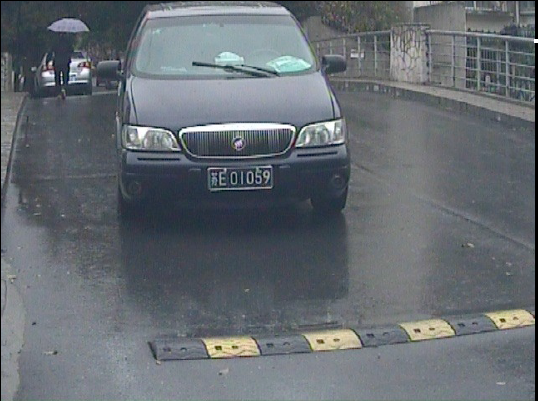
//> input picture test2.BMP, 538 x 401 px
$ ./main   (built with g++ and OpenCV 4)
//> lines starting //> are read from the running program, lines starting //| are printed output that depends on the picture; after the words box and inside, x2 and y2 are one past the last pixel; in counts of white or black regions, pixels touching at a corner belong together
### settings.hpp
//
// Created by 陈钧衍 on 15/5/20.
//
#include <string>
#ifndef LPR_SETTINGS_HPP
#define LPR_SETTINGS_HPP
using namespace std;

/*
 * 项目路径
 */
const string PROJECT_PATH =  "/Users/WinKaR/ClionProjects/LPR/";
/*
 * 有效连续跳变的最大长度, 最小长度
 */
const int JUMP_LENGTH_MAX = 80;
const int JUMP_LENGTH_MIN = 50;


/*
 * 两个连续跳变之间的最长距离
 */
const int JUMP_INTERVAL = 10;


/*
 * 二值化后的最大值
 */
const int MAX_VALUE = 255;

/*
 * 竖直连续跳变线段的同侧端点之间允许的最大距离
 */
const int BOUND_INTERVAL = 20;

/*
 * 车牌可能的竖直高度上下限
 */
const int PLATE_WIDTH_MIN = 10;
const int PLATE_WIDTH_MAX = 20;

/*
 * 找到车牌之后, 竖直方向和水平方向的扩展长度.
 */
const int EXPAND_TOP = 5;
const int EXPAND_BOTTOM = 10;
const int EXPAND_HORIZONTAL = 0;

/*
 * hough变换中使用的常量
 * 参考opencv文档
 */
const int LINE_THRESHOLD = 50;
const double MIN_LINE_LENGTH = 60;
const double MAX_LINE_GAP = 30;


/*
 * 车牌水平投影阈值
 * 车牌竖直投影阈值
 * 切分字符时的阈值
 * 对字符1的扩展
 */
const int HORIZONTAL_THRESHOLD = 15;
const int VERTICAL_THRESHOLD = 10;
const int CHAR_THRESHOLD = 1;
const int CHAR_ONE_WIDTH = 3;
const int EXPAND_ONE = 2;


#endif //LPR_SETTINGS_HPP

### main.cpp
#include "opencv2/core.hpp"
#include "opencv2/imgproc.hpp"
#include "opencv2/highgui.hpp"
#include <iostream>
#include <fstream>
#include "settings.hpp"
using namespace cv;
using namespace std;

/*
 * 使用的诸多常量和阈值定义在settings.hpp当中
 */


/*
 * 使用原图生成边缘图像
 * 1. 灰度化
 * 2. Sobel算子边缘检测(为了检测竖直边缘)
 * 3. 二值化(OTSU)
 */
Mat getEdge(Mat& image);


int main()
{
    cout << "Built with OpenCV " << CV_VERSION << endl;


    Mat image = imread(PROJECT_PATH + "test2.BMP");
//> image is the input picture: 401 rows x 538 cols, CV_8UC3; mean B, G, R 113.8, 108, 101.8
    if (image.empty()) {
        cout << "image not found!"<<endl;
        return 1;
    }


    Mat edge = getEdge(image);
//> in getEdge, `cvtColor(image, gray, COLOR_BGR2GRAY);`:
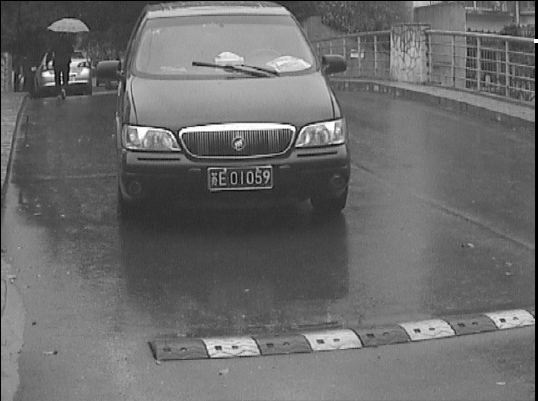
//> gray: 401 rows x 538 cols, CV_8UC1; min 0, max 255, mean 106.8
//> in getEdge, `Sobel(gray, edge, edge.depth(), 2, 0, 3);`:
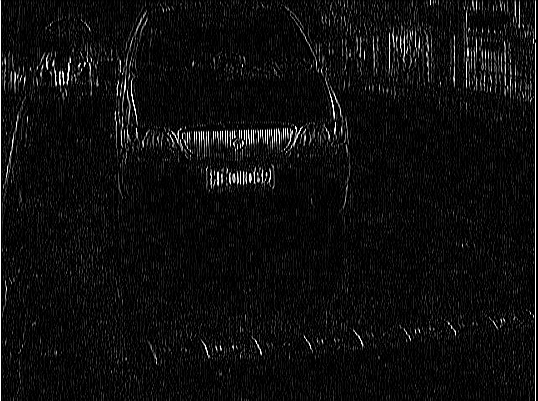
//> edge: 401 rows x 538 cols, CV_8UC1; min 0, max 255, mean 13.9
//> in getEdge, `threshold(edge, edge, 100, MAX_VALUE, cv::THRESH_OTSU | cv::THRESH_BIN..`:
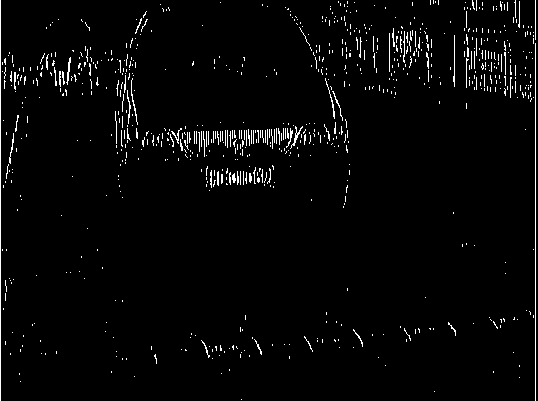
//> edge: 401 rows x 538 cols, CV_8UC1; 2.7% white in thin lines or dots

    if (! imwrite(PROJECT_PATH + "edge.png", edge))  {
        cout << "write image failed" << endl;
    }

    /*
     * 计算跳变以寻找密集竖直边缘
     *
     * 1. 对于每一行, 从左至右扫描, 找到第一个跳变后,后面的每一个跳变需要与上一个足够近,且这段跳变长度合适, 则视为有效线段
     * 2. 扫描下一行, 重复这个过程,找到垂直方向连续可以凑成类似矩形的所有线段
     * 3. 上述找到的线段集合构成我们需要的车牌区域
     */
    int nrow = edge.rows,
        ncol = edge.cols;
//> nrow = 401; ncol = 538


    for (int i =0; i<nrow; ++i) {

        /*
         * 跳变点判断条件: 连续的0和255之间的分界点
         *
         * current_status 存储当前为0或为1
         * last_jump 存储上一个跳变点
         * jumps 当前线段跳变数
         */
        int current_status = -1;
        int last_jump = -1;
        int jumps = 0;

        /*
         * left_bound 线段左边界
         * 右边界由扫描终止时确定
         */
        int left_bound = -1;

        for (int j=0; j<ncol; ++j) {
            int pt = edge.at<uchar>(i, j);
            /*
             * 每行的第一个点
             */
            if (current_status == -1) {
                current_status = pt;
                continue;
            }

            /*
             * 找到一个跳变点
             */
            if (current_status != pt) {
                current_status = pt;

                /*
                 * 如果为本条线段的第一个跳变点
                 * 更新左边界
                 * 设置本线段计数
                 */
                if (last_jump == -1) {
                    jumps = 1;
                    last_jump = j;
                    left_bound = j;
                }
                /*
                 * 如果非第一个跳变点
                 */
                else {
                    /*
                     * 如果与上一个跳变点过远,则判断为不属于该线段, 处理该线段,并启用新线段
                     * 否则以当前点为左端点,查找新的线段
                     */
                    if (j - last_jump > JUMP_INTERVAL) {
                        const int length = last_jump - left_bound;

                        if (length > JUMP_LENGTH_MIN && length < JUMP_LENGTH_MAX) {
                            /*
                             * 将线段涂白色
                             */
                            for (int k=left_bound; k<=last_jump; ++k) {
                                edge.at<uchar>(i, k) = 255;
                            }
                        }

                        last_jump = j;
                        jumps = 1;
                        left_bound = j;
                    }
                    /*
                     * 与上一个跳变点接近, 则将点加入该线段
                     */
                    else {
                        jumps ++ ;
                        last_jump = j;
                    }
                }
            }

            /*
             * 处理线段一直持续到图片右边缘的情况
             */
            if (j == ncol - 1) {
                for (int k = left_bound; k<= last_jump; ++k) {
                    edge.at<uchar>(i, k) = 255;
                }
            }
        }


    }
//> this loop made 401 passes
//> (jumps, last_jump, left_bound) on passes 1 to 3: (2, 536, 535), (2, 536, 535), (2, 536, 535)
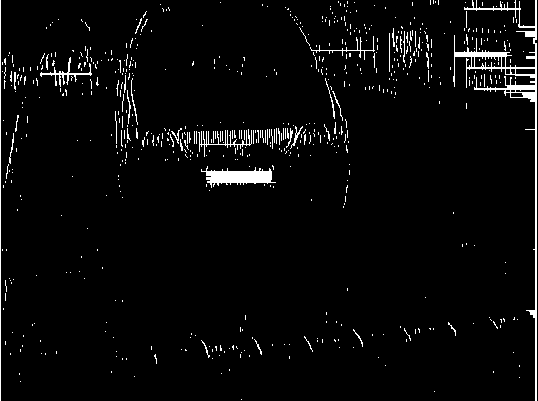
//> edge: 401 rows x 538 cols, CV_8UC1; 3.6% white in thin lines or dots

    imshow("lines found", edge);
    waitKey(0);
    return 0;
}


Mat getEdge(Mat& image) {
    /*
     * generate the edge of origin image
     * use sobel operator to get vertical edge
     */
    Mat gray, edge;
    cvtColor(image, gray, COLOR_BGR2GRAY);

    /*
     * 生成边缘图像
     */
    Sobel(gray, edge, edge.depth(), 2, 0, 3);


    /*
     *  use threshold to binarize the image
     */
    threshold(edge, edge, 100, MAX_VALUE, cv::THRESH_OTSU | cv::THRESH_BINARY);

    return edge;
}

$ run again, with test.png saved as test2.BMP
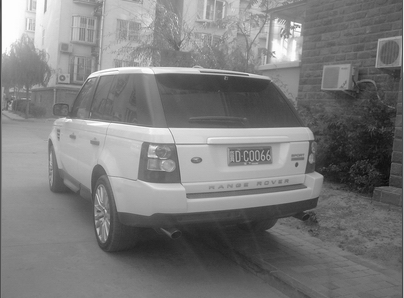
//> input picture test.png, 404 x 298 px
//> image is the input picture: 298 rows x 404 cols, CV_8UC3; mean B, G, R 123.7, 123.7, 123.7
//> in getEdge, `threshold(edge, edge, 100, MAX_VALUE, cv::THRESH_OTSU | cv::THRESH_BIN..`:
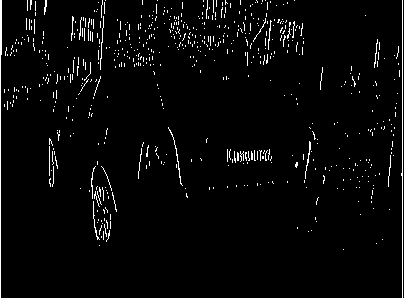
//> edge: 298 rows x 404 cols, CV_8UC1; 3.1% white in thin lines or dots
//> the loop `for (int i =0; i<nrow; ++i)` made 298 passes
//> (jumps, left_bound) on passes 1 to 3: (2, 402), (2, 402), (2, 402)
//> after the loop `for (int i =0; i<nrow; ++i)`:
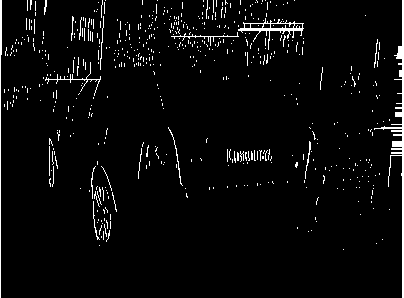
//> edge: 298 rows x 404 cols, CV_8UC1; 3.8% white in thin lines or dots

$ run again, with test4.jpg saved as test2.BMP
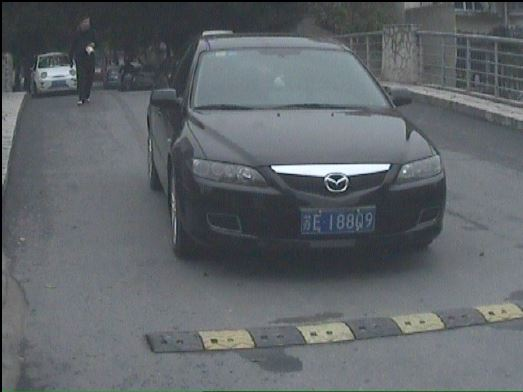
//> input picture test4.jpg, 523 x 392 px
//> image is the input picture: 392 rows x 523 cols, CV_8UC3; mean B, G, R 105.4, 101.2, 96
//> in getEdge, `threshold(edge, edge, 100, MAX_VALUE, cv::THRESH_OTSU | cv::THRESH_BIN..`:
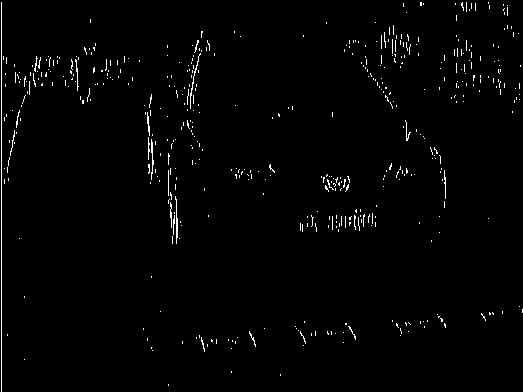
//> edge: 392 rows x 523 cols, CV_8UC1; 1.4% white in thin lines or dots
//> the loop `for (int i =0; i<nrow; ++i)` made 392 passes
//> (jumps, last_jump, left_bound) on passes 1 to 3: (0, -1, -1), (0, -1, -1), (2, 489, 488)
//> after the loop `for (int i =0; i<nrow; ++i)`:
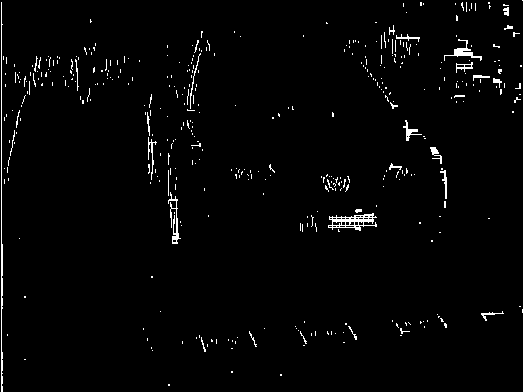
//> edge: 392 rows x 523 cols, CV_8UC1; 2% white in thin lines or dots
